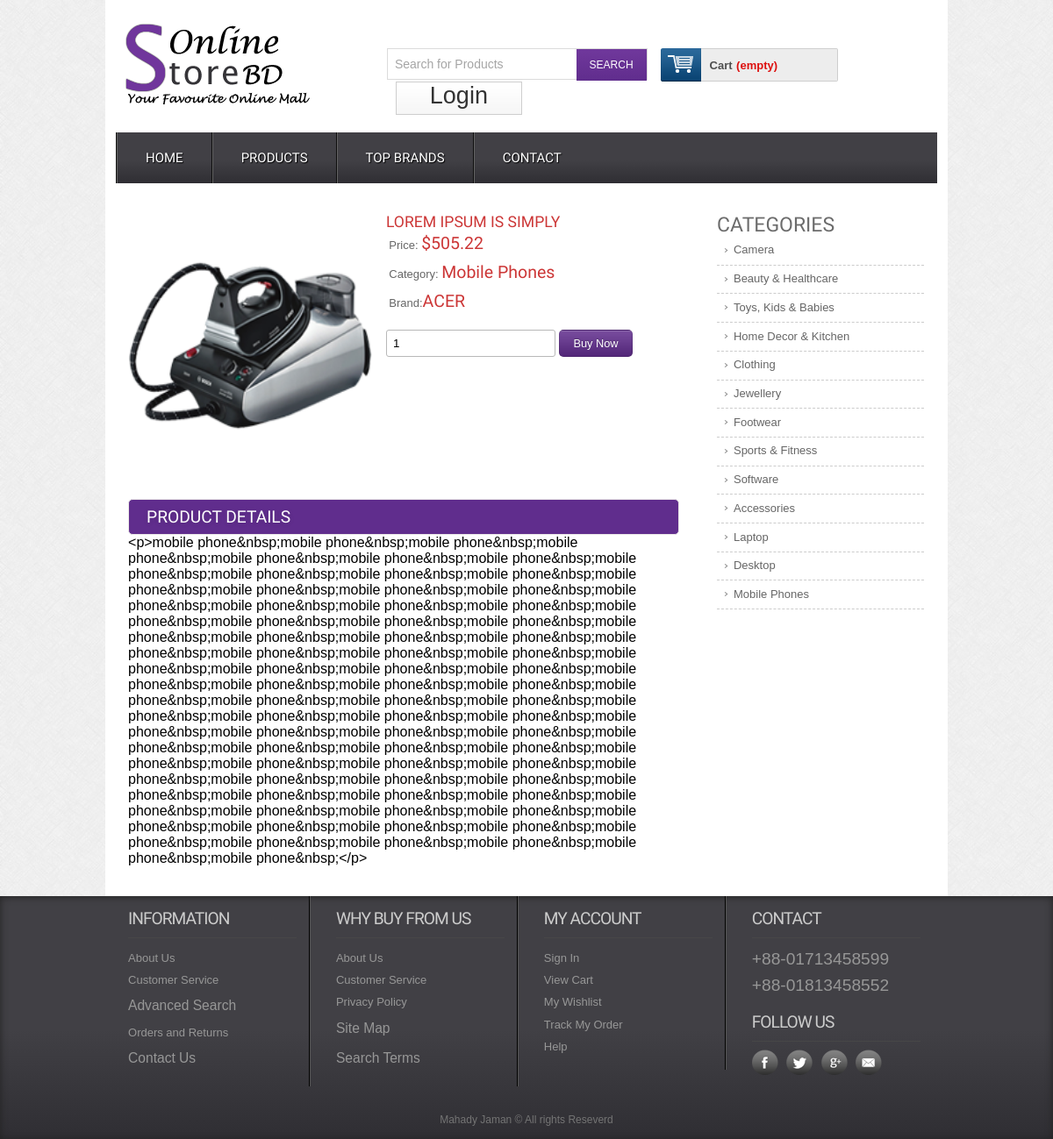
/details.php?proid=5, run on the app's committed database.
### tables this page shows
CREATE TABLE `tb_product` (
  `productId` int(11) NOT NULL,
  `productName` varchar(255) NOT NULL,
  `catId` int(11) NOT NULL,
  `brandId` int(11) NOT NULL,
  `body` text NOT NULL,
  `price` float(10,2) NOT NULL,
  `image` varchar(255) NOT NULL,
  `type` tinyint(4) NOT NULL DEFAULT '0'
);

CREATE TABLE `tb_category` (
  `catId` int(11) NOT NULL,
  `catName` varchar(255) NOT NULL
);

CREATE TABLE `tb_brand` (
  `brandId` int(11) NOT NULL,
  `brandName` varchar(255) NOT NULL
);

### Classes/Cart.php (called while the page is built, shortened)
<?php
    $filepath = realpath(dirname(__FILE__));
    include_once ($filepath."/../lib/Database.php");
?>
<?php
    class Cart{
        private $db;
        public function __construct()
        {
            $this->db = new Database();
        }
        public function checkCartTb(){
            $sId         = session_id();
            $sql         = "SELECT * FROM tb_cart WHERE sId='$sId'";
            $res = $this->db->select($sql);
            return $res;
        }
    }
?>

### lib/Database.php (called while the page is built, shortened)
<?php
    class Database{
        public $host = DB_HOST;
        public $user = DB_USER;
        public $pass = DB_PASS;
        public $db_name = DB_NAME;
        public $conn ;
        public function connectDB(){
            $this->conn = new mysqli($this->host, $this->user, $this->pass, $this->db_name);
        }
        public function select($sql){
            $result = $this->conn->query($sql) or die($this->conn->error.__LINE__);
            if($result->num_rows > 0){
                return $result;
            }else{
                return false;
            }
        }
    }
?>

### Classes/Product.php (called while the page is built, shortened)
<?php
  $filepath = realpath(dirname(__FILE__));
  include_once ($filepath."/../lib/Database.php");
?>
<?php
    class Product{
        private $db;
        public function __construct()
        {
            $this->db = new Database();
        }
    public function getSingleProduct($editid){
       $sql = "SELECT * FROM tb_product p
                INNER JOIN tb_category c
                ON p.catId = c.catId
                INNER JOIN tb_brand b
                ON p.brandId = b.brandId
                WHERE p.productId = '$editid'";
            $result = $this->db->select($sql);
            return $result;
    }
    }
?>

### Classes/Category.php (called while the page is built, shortened)
<?php
   $filepath = realpath(dirname(__FILE__));
   include_once ($filepath."/../lib/Database.php");
?>
<?php
    class Category{
        private $db;
        public function __construct()
        {
            $this->db = new Database();
        }
        public function showAllCat(){
            $sql = "SELECT * FROM tb_category ORDER BY catId DESC";
            $result = $this->db->select($sql);
            return $result;
        }
    }
?>

### details.php (the view, shortened to what this page needs)
<?php include "include/header.php"?>
<?php
if (!isset($_GET['proid']) || $_GET['proid'] == null) {
   header('Location: 404.php');
}else{
    $editid = $_GET['proid'];
}
?>
 <div class="main">
    <div class="content">
    	<div class="section group">
				<div class="cont-desc span_1_of_2">
					<?php
					$getPro = $pd->getSingleProduct($editid);
					if($getPro){
						while($result = $getPro->fetch_assoc()){
					?>
					<div class="grid images_3_of_2">
						<img src="admin/<?php echo $result['image'];?>" alt="" />
					</div>
				<div class="desc span_3_of_2">
					<h2><?php echo $result['productName'];?></h2>
					<div class="price">
						<p>Price: <span>$<?php echo $result['price'];?></span></p>
						<p>Category: <span><?php echo $result['catName'];?></span></p>
						<p>Brand:<span><?php echo $result['brandName'];?></span></p>
					</div>
				<div class="add-cart">
					<form action="" method="post">
						<input type="number" class="buyfield" name="quantity" value="1"/>
						<input type="submit" class="buysubmit" name="submit" value="Buy Now"/>
					</form>
				</div>
			</div>
			<div class="product-desc">
			<h2>Product Details</h2>
			<?php echo $result['body'];?>
		</div>
						<?php }}?>
	</div>
				<div class="rightsidebar span_3_of_1">
					<h2>CATEGORIES</h2>
					<ul>
						<?php
						$showAllcat = $cat->showAllCat();
						if($showAllcat){
							while($row = $showAllcat->fetch_assoc()){
						?>
					  <li><a href="productbycat.php?catId=<?php echo $row['catId'];?>"><?php echo $row['catName'];?></a></li>
							<?php }}?>
    				</ul>
 				</div>
 		</div>
 	</div>
	</div>
    <?php include "include/footer.php"?>

### include/header.php (shortened to what this page needs)
<?php
    include "lib/Database.php";
?>
<?php
	$ct  = new Cart();
	$cat = new Category();
	$pd  = new Product();
?>
<!DOCTYPE HTML>
<head>
<link href="css/style.css" rel="stylesheet" type="text/css" media="all"/>
<link href="css/menu.css" rel="stylesheet" type="text/css" media="all"/>
</head>
<body>
  <div class="wrap">
		<div class="header_top">
			<div class="logo">
				<a href="index.php"><img src="images/logo.png" alt="" /></a>
			</div>
			  <div class="header_top_right">
			    <div class="search_box">
				    <form>
				    	<input type="text" value="Search for Products" onfocus="this.value = '';" onblur="if (this.value == '') {this.value = 'Search for Products';}"><input type="submit" value="SEARCH">
				    </form>
			    </div>
			    <div class="shopping_cart">
					<div class="cart">
						<a href="#" title="View my shopping cart" rel="nofollow">
								<span class="cart_title">Cart</span>
								<span class="no_product">
								<?php
								$getdata = $ct->checkCartTb();
								if($getdata){
									$sum = Session::get("SUM");
									echo "$ ".$sum;
								}else{
									echo "(empty)";
								}
								?>
								</span>
							</a>
						</div>
				  </div>
		   <div class="login">
		   <?php
				$login = Session::get("cuslogin");
				if ($login == false) {?>
				<a href="login.php">Login</a>
					<?php	}else{ ?>
						<a href="?cid=<?php Session::get('cmrid')?>">Logout</a>
						<?php	}?>
			</div>
	 </div>
 </div>
<div class="menu">
	<ul id="dc_mega-menu-orange" class="dc_mm-orange">
	  <li><a href="index.php">Home</a></li>
	  <li><a href="products.php">Products</a> </li>
	  <li><a href="topbrands.php">Top Brands</a></li>
	  <li><a href="contact.php">Contact</a> </li>
	</ul>
</div>

### include/footer.php (shortened to what this page needs)
</div>
   <div class="footer">
   	  <div class="wrapper">
	     <div class="section group">
				<div class="col_1_of_4 span_1_of_4">
						<h4>Information</h4>
						<ul>
						<li><a href="#">About Us</a></li>
						<li><a href="#">Customer Service</a></li>
						<li><a href="#"><span>Advanced Search</span></a></li>
						<li><a href="#">Orders and Returns</a></li>
						<li><a href="#"><span>Contact Us</span></a></li>
						</ul>
					</div>
				<div class="col_1_of_4 span_1_of_4">
					<h4>Why buy from us</h4>
						<ul>
						<li><a href="about.php">About Us</a></li>
						<li><a href="faq.php">Customer Service</a></li>
						<li><a href="#">Privacy Policy</a></li>
						<li><a href="contact.php"><span>Site Map</span></a></li>
						<li><a href="details.php"><span>Search Terms</span></a></li>
						</ul>
				</div>
				<div class="col_1_of_4 span_1_of_4">
					<h4>My account</h4>
						<ul>
							<li><a href="contact.php">Sign In</a></li>
							<li><a href="index.php">View Cart</a></li>
							<li><a href="#">My Wishlist</a></li>
							<li><a href="#">Track My Order</a></li>
							<li><a href="faq.php">Help</a></li>
						</ul>
				</div>
				<div class="col_1_of_4 span_1_of_4">
					<h4>Contact</h4>
						<ul>
							<li><span>+88-01713458599</span></li>
							<li><span>+88-01813458552</span></li>
						</ul>
						<div class="social-icons">
							<h4>Follow Us</h4>
					   		  <ul>
							      <li class="facebook"><a href="#" target="_blank"> </a></li>
							      <li class="twitter"><a href="#" target="_blank"> </a></li>
							      <li class="googleplus"><a href="#" target="_blank"> </a></li>
							      <li class="contact"><a href="#" target="_blank"> </a></li>
						     </ul>
   	 					</div>
				</div>
			</div>
			<div class="copy_right">
				<p>Mahady Jaman &copy; All rights Reseverd </p>
		   </div>
     </div>
    </div>
    <link href="css/flexslider.css" rel='stylesheet' type='text/css' />
</body>
</html>

### css/menu.css (style rules this page uses)
ul.dc_mm-orange,ul.dc_mm-orange li { border:none; list-style:none; }
ul.dc_mm-orange { background: #414045; background: -moz-linear-gradient(top, #414045 55%, #2f2e33 100%); background: -webkit-gradient(linear, left top, left bottom, color-stop(55%,#414045), color-stop(100%,#2f2e33)); background: -webkit-linear-gradient(top, #414045 55%,#2f2e33 100%); background: -o-linear-gradient(top, #414045 55%,#2f2e33 100%); background: -ms-linear-gradient(top, #414045 55%,#2f2e33 100%); background: linear-gradient(to bottom, #414045 55%,#2f2e33 100%); filter: progid:DXImageTransform.Microsoft.gradient( startColorstr='#414045', endColorstr='#2f2e33',GradientType=0 ); font:normal 13px Arial,sans-serif; padding:0; position:relative; width:100%; }
ul.dc_mm-orange li { float:left; margin:0; padding:0; }
ul.dc_mm-orange li a { color:#fff; display:block; float:left; font-size:15px; padding:20px 32px; text-decoration:none; text-shadow:1px 1px 1px #000; text-transform:uppercase; font-family:'Doppio One', sans-serif; border-left:2px groove #636363; }

### data on the page
tb_product: image (picture), productName "LOREM IPSUM IS SIMPLY", price "505.22", catId.catName "Mobile Phones", brandId.brandName "ACER", body "<p>mobile phone&nbsp;mobile phone&nbsp;mobile phone&nbsp;mobile phone&nbsp;mobile phone&nbsp;mobile phone&nbsp;mobile phone&nbsp;mobile phone&nbsp;mobile phone&nbsp;mobile phone&nbsp;mobile phone&nbsp;mobile phone&nbsp;mobile phone&nbsp;mobile phone&nbsp;mobile phone&nbsp;mobile phone&nbsp;mobile phone&nbsp;mobile phone&nbsp;mobile phone&nbsp;mobile phone&nbsp;mobile phone&nbsp;mobile phone&nbsp;mobile phone&nbsp;mobile phone&nbsp;mobile phone&nbsp;mobile phone&nbsp;mobile phone&nbsp;mobile phone&nbsp;mobile phone&nbsp;mobile phone&nbsp;mobile phone&nbsp;mobile phone&nbsp;mobile phone&nbsp;mobile phone&nbsp;mobile phone&nbsp;mobile phone&nbsp;mobile phone&nbsp;mobile phone&nbsp;mobile…"
tb_category: catName "Camera"
tb_category: catName "Beauty & Healthcare"
tb_category: catName "Toys, Kids & Babies"
tb_category: catName "Home Decor & Kitchen"
tb_category: catName "Clothing"
tb_category: catName "Jewellery"
tb_category: catName "Footwear"
tb_category: catName "Sports & Fitness"
tb_category: catName "Software"
tb_category: catName "Accessories"
tb_category: catName "Laptop"
tb_category: catName "Desktop"
tb_category: catName "Mobile Phones"
